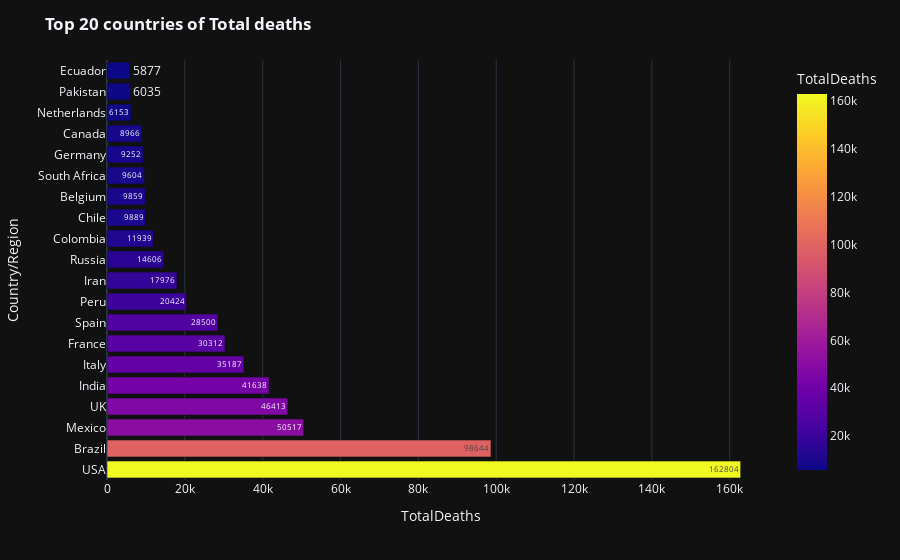

Source (notebook cell):
### Markdown cell above
# Top 20 countries of Total deaths

### Code cell
fig=px.bar(world_data.sort_values(by='TotalDeaths',ascending=False)[0:20],y='Country/Region',x='TotalDeaths',color='TotalDeaths',text="TotalDeaths")
fig.update_layout(template="plotly_dark",title_text="<b>Top 20 countries of Total deaths</b>")
fig.show()

### Figure 1 — Plotly figure (JSON) as saved in the notebook; plotly's stock layout.template omitted (floating-point values rounded to 4 significant figures)
{"data": [{"alignmentgroup": "True", "hovertemplate": "TotalDeaths=%{marker.color}<br>Country/Region=%{y}<extra></extra>", "legendgroup": "", "marker": {"color": [162804, 98644, 50517, 46413, 41638, 35187, 30312, 28500, 20424, 17976, 14606, 11939, 9889, 9859, 9604, 9252, 8966, 6153, 6035, 5877], "coloraxis": "coloraxis", "pattern": {"shape": ""}}, "name": "", "offsetgroup": "", "orientation": "h", "showlegend": false, "text": [162804, 98644, 50517, 46413, 41638, 35187, 30312, 28500, 20424, 17976, 14606, 11939, 9889, 9859, 9604, 9252, 8966, 6153, 6035, 5877], "textposition": "auto", "type": "bar", "x": [162804, 98644, 50517, 46413, 41638, 35187, 30312, 28500, 20424, 17976, 14606, 11939, 9889, 9859, 9604, 9252, 8966, 6153, 6035, 5877], "xaxis": "x", "y": ["USA", "Brazil", "Mexico", "UK", "India", "Italy", "France", "Spain", "Peru", "Iran", "Russia", "Colombia", "Chile", "Belgium", "South Africa", "Germany", "Canada", "Netherlands", "Pakistan", "Ecuador"], "yaxis": "y"}], "layout": {"barmode": "relative", "coloraxis": {"colorbar": {"title": {"text": "TotalDeaths"}}, "colorscale": [[0, "#0d0887"], [0.1111, "#46039f"], [0.2222, "#7201a8"], [0.3333, "#9c179e"], [0.4444, "#bd3786"], [0.5556, "#d8576b"], [0.6667, "#ed7953"], [0.7778, "#fb9f3a"], [0.8889, "#fdca26"], [1, "#f0f921"]]}, "legend": {"tracegroupgap": 0}, "margin": {"t": 60}, "title": {"text": "<b>Top 20 countries of Total deaths</b>"}, "xaxis": {"anchor": "y", "domain": [0, 1], "title": {"text": "TotalDeaths"}}, "yaxis": {"anchor": "x", "domain": [0, 1], "title": {"text": "Country/Region"}}}}
